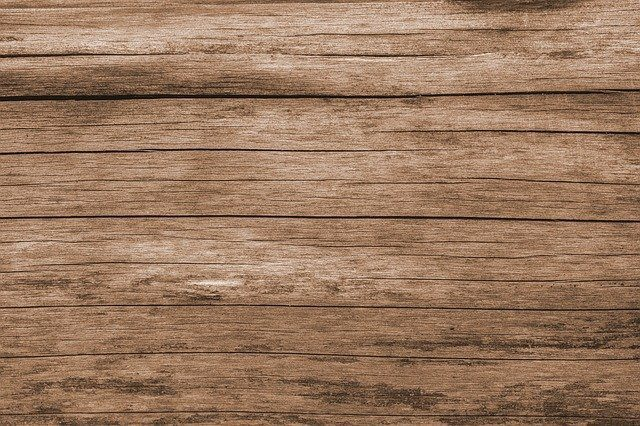
#> input picture HW2/Practical/Practical 1/test.jpg, 640 x 426 px
$ jupyter execute filter.ipynb   (older library calls are emulated)
#> lines starting #> are read from the running program, lines starting #| are printed output that depends on the picture; after the words box and inside, x2 and y2 are one past the last pixel; in counts of white or black regions, pixels touching at a corner belong together
[cell 1]
import cv2
import numpy as np

Read the test image

Define the identity kernel, using a 3×3 NumPy array

Use the filter2D() function in OpenCV to perform the linear filtering operation

Display the original and filtered images, using imshow()

Save the filtered image to disk, using imwrite()

[cell 2]
image = cv2.imread("test.jpg")
#> image is the input picture: shape (426, 640, 3); mean B, G, R 95, 120.4, 154.1
"""
Apply identity kernel
"""
kernel1 = np.array([[0, 0, 0],
                    [0, 1, 0],
                    [0, 0, 0]])
# filter2D() function can be used to apply kernel to an image.
# Where ddepth is the desired depth of final image. ddepth is -1 if...
# ... depth is same as original or source image.
identity = cv2.filter2D(image, -1, kernel1)

# We should get the same image
cv2.imshow('Original', image)
cv2.imshow('Identity', identity)

cv2.waitKey()
cv2.imwrite('identity.jpg', identity)
cv2.destroyAllWindows()

Next, we will demonstrate how to blur an image. Here too, we will define a custom kernel, and use the filter2D() function in OpenCV to apply the filtering operation on the source image.

Begin by defining a 5×5 kernel, consisting of only ones. Note that we also divide the kernel by 25. Why is that? Well, before you apply any convolution to an image, using a 2D-convolution matrix, you need to ensure that all the values are normalized. This is done by dividing each element of the kernel, by the number of elements in the kernel, which in this case is 25. This ensures all values stay within the range of [0,1].

Now use the filter2D() function to filter the image. As you can see, filter2D() can be used to convolve an image, with any user-defined kernel.

[cell 3]
"""
Apply blurring kernel
"""
kernel2 = np.ones((5, 5)) / 25
img = cv2.filter2D(image, -1, kernel2)

cv2.imshow('Original', image)
cv2.imshow('Kernel Blur', img)

cv2.waitKey()
cv2.imwrite('blur_kernel.jpg', img)
cv2.destroyAllWindows()

We will now apply a Gaussian blur to an image, using OpenCV. This technique uses a Gaussian filter, which performs a weighted average, as opposed to the uniform average described in the first example. In this case, the Gaussian blur weights pixel values, based on their distance from the center of the kernel. Pixels further from the center have less influence on the weighted average. The following code convolves an image, using the GaussianBlur() function in OpenCV.

GaussianBlur(src, ksize, sigmaX[, dst[, sigmaY[, borderType]]])

The GaussianBlur() function requires four input arguments:

The first argument, src, specifies the source image that you want to filter.
The second argument is ksize, which defines the size of the Gaussian kernel. Here, we are using a 5×5 kernel.
The final two arguments are sigmaX and sigmaY, which are both set to 0. These are the Gaussian kernel standard deviations, in the X (horizontal) and Y (vertical) direction. The default setting of sigmaY is zero. If you simply  set sigmaX to zero, then the standard deviations are computed from the kernel size (width and height respectively). You can also explicitly set the size of each argument to positive values greater than zero.

[cell 4]
"""
Apply Gaussian blur
"""
# sigmaX is Gaussian Kernel standard deviation
# ksize is kernel size
gaussian_blur = cv2.GaussianBlur(image, (5, 5), 0)


cv2.imshow('Original', image)
cv2.imshow('Gaussian Blurred', gaussian_blur)

cv2.waitKey()
cv2.imwrite('gaussian_blur.jpg', gaussian_blur)
cv2.destroyAllWindows()

We can also apply median blurring, using the medianBlur() function in OpenCV. In median blurring, each pixel in the source image is replaced by the median value of the image pixels in the kernel area.

medianBlur(src, ksize)

This function has just two required arguments:

The first is the source image.
The second is the kernel size, which must be an odd, positive integer.

[cell 5]
"""
Apply Median blur
"""
# medianBlur() is used to apply Median blur to image
# ksize is the kernel size
median = cv2.medianBlur(image, 5)

cv2.imshow('Original', image)
cv2.imshow('Median Blurred', median)

cv2.waitKey()
cv2.imwrite('median_blur.jpg', median)
cv2.destroyAllWindows()

You can also sharpen an image with a 2D-convolution kernel. First define a custom 2D kernel, and then use the filter2D() function to apply the convolution operation to the image.

In the code below, the 3×3 kernel defines a sharpening kernel. Check out this resource to learn more about commonly used kernels.

[cell 6]
"""
Apply sharpening using kernel
"""
kernel3 = np.array([[0, -1, 0],
                    [-1, 5, -1],
                    [0, -1, 0]])
sharp_img = cv2.filter2D(image, -1, kernel3)
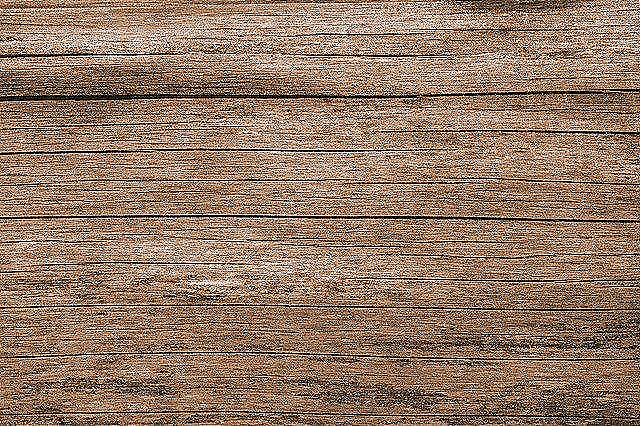
#> sharp_img: shape (426, 640, 3); mean B, G, R 104.8, 123.5, 148.1

cv2.imshow('Original', image)
cv2.imshow('Sharpened', sharp_img)

cv2.waitKey()
cv2.imwrite('sharp_image.jpg', sharp_img)
cv2.destroyAllWindows()

While blurring can be an effective way to reduce noise in an image, it is often not desirable to blur the entire image, as important details and sharp edges may be lost. In such cases, bilateral filtering can make your life easier.

This technique applies the filter selectively to blur similar intensity pixels in a neighborhood. Sharp edges are preserved, wherever possible.
It lets you control not only the spatial size of the filter, but also the degree to which the neighboring pixels are included in the filtered output. This is done, based on variation in their color intensity, and also distance from the filtered pixel.
Bilateral filtering essentially applies a 2D Gaussian (weighted) blur to the image, while also considering the variation in intensities of neighboring pixels to minimize the blurring near edges (which we wish to preserve). What this means is that the shape of the kernel actually depends on the local image content, at every pixel location.

Here’s a concrete example. Assume, you are filtering a region in an image, near an edge. A simple Gaussian blur filter would blur the edge because it lies near the filtered region (close to the center of the Gaussian filter).  But the bilateral filter can sense the edge, because it also considers differences in pixel intensities. So, it will compute a much lower weight for the pixels straddling the edge, thereby reducing their influence on the filtered region. Regions of more uniform intensity are blurred heavier, as they are not associated with strong edges.

Thankfully, OpenCV provides the bilateralFilter() function to filter images.

bilateralFilter(src, d, sigmaColor, sigmaSpace)

This function has four required arguments:

The first argument of the function is the source image.
The next argument d, defines the diameter of the pixel neighborhood used for filtering.
The next two arguments, sigmaColor and sigmaSpace define the standard deviation of the (1D) color-intensity distribution and (2D) spatial distribution respectively.
The sigmaSpace parameter defines the spatial extent of the kernel, in both the x and y directions (just like the Gaussian blur filter previously described).
The sigmaColor parameter defines the one-dimensional Gaussian distribution, which specifies the degree to which differences in pixel intensity can be tolerated.
The final (weighted) value for a pixel in the filtered image is a product of its spatial and intensity weight. Thus,

pixels that are similar and near the filtered pixel will have influence
pixels that are far away from the filtered pixel will have little influence (due to the spatial Gaussian)
pixels that have dissimilar intensities will have little influence (due to the color-intensity Gaussian), even if they are close to the center of the kernel.

[cell 7]
"""
Apply Bilateral Filtering
"""
# Using the function bilateralFilter() where d is diameter of each...
# ...pixel neighborhood that is used during filtering.
# sigmaColor is used to filter sigma in the color space.
# sigmaSpace is used to filter sigma in the coordinate space.
bilateral_filter = cv2.bilateralFilter(image, 10, 65, 65)

cv2.imshow('Original', image)
cv2.imshow('Bilateral Filtering', bilateral_filter)

cv2.waitKey()
cv2.imwrite('bilateral_filtering.jpg', bilateral_filter)
cv2.destroyAllWindows()

How are Edges Detected?
Sudden changes in pixel intensity characterize edges. We need to look for such changes in the neighboring pixels to detect edges. Let’s explore using two important edge-detection algorithms available in OpenCV: Sobel Edge Detection and Canny Edge Detection. We will discuss the theory as well as demonstrate the use of each in OpenCV.

[cell 8]
import cv2

# Read the original image (test2.jpg) # This tiger image will be used for all the examples here.
img = cv2.imread("test2.jpg")
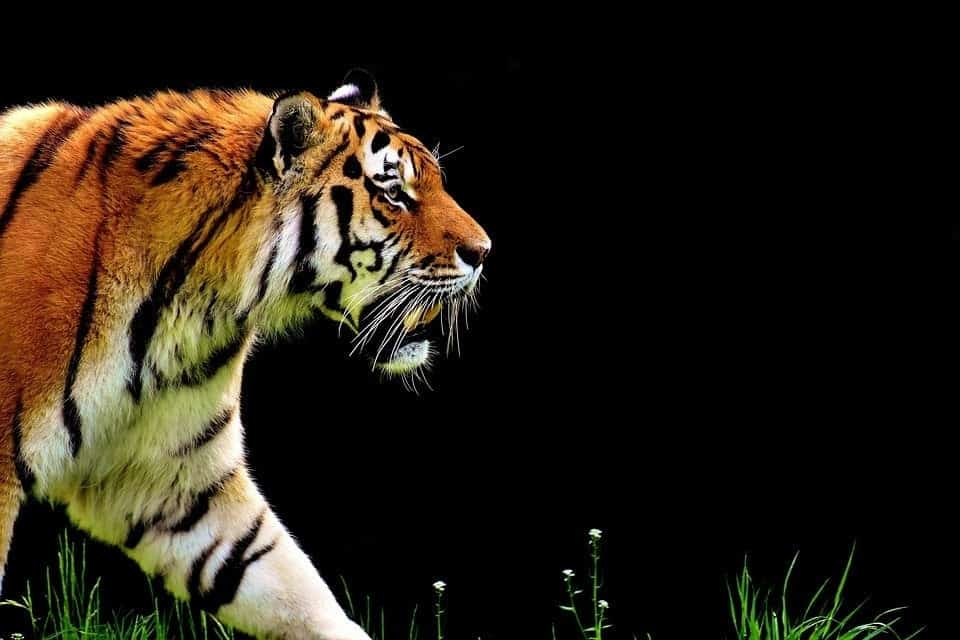
#> input picture HW2/Practical/Practical 1/test2.jpg, 960 x 640 px
#> img is the input picture: shape (640, 960, 3); mean B, G, R 21.1, 32.3, 39.7
# Display original image
cv2.imshow('Original', img)
cv2.waitKey(0)

# Convert to graycsale
img_gray = cv2.cvtColor(img, cv2.COLOR_BGR2GRAY)
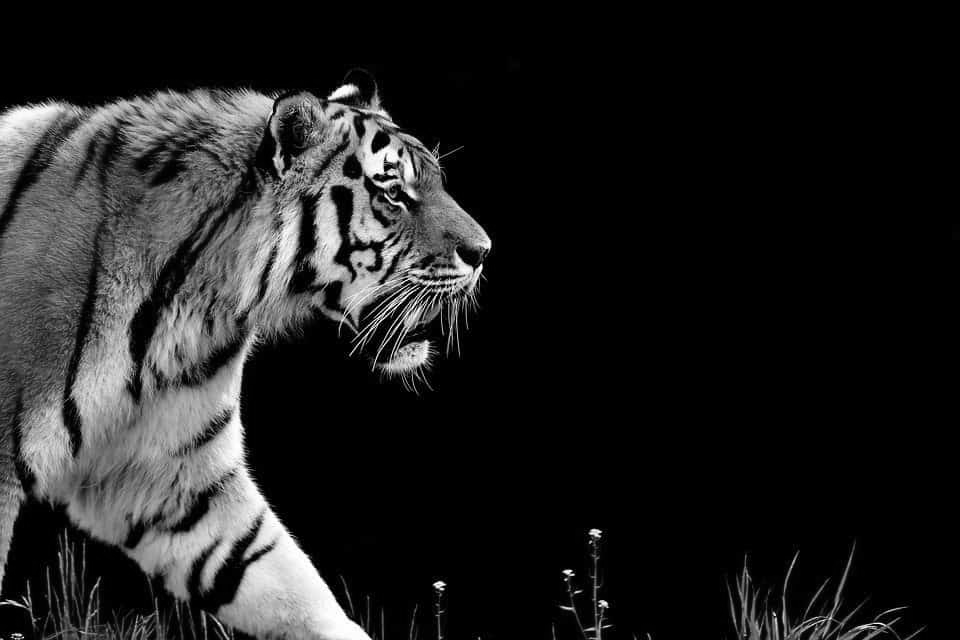
#> img_gray: shape (640, 960); min 0, max 255, mean 33.2
# Blur the image for better edge detection
img_blur = cv2.GaussianBlur(img_gray, (3, 3), 0)

# Sobel Edge Detection
sobelx = cv2.Sobel(img_blur, cv2.CV_64F, 1, 0, ksize=3)
sobely = cv2.Sobel(img_blur, cv2.CV_64F, 0, 1, ksize=3)
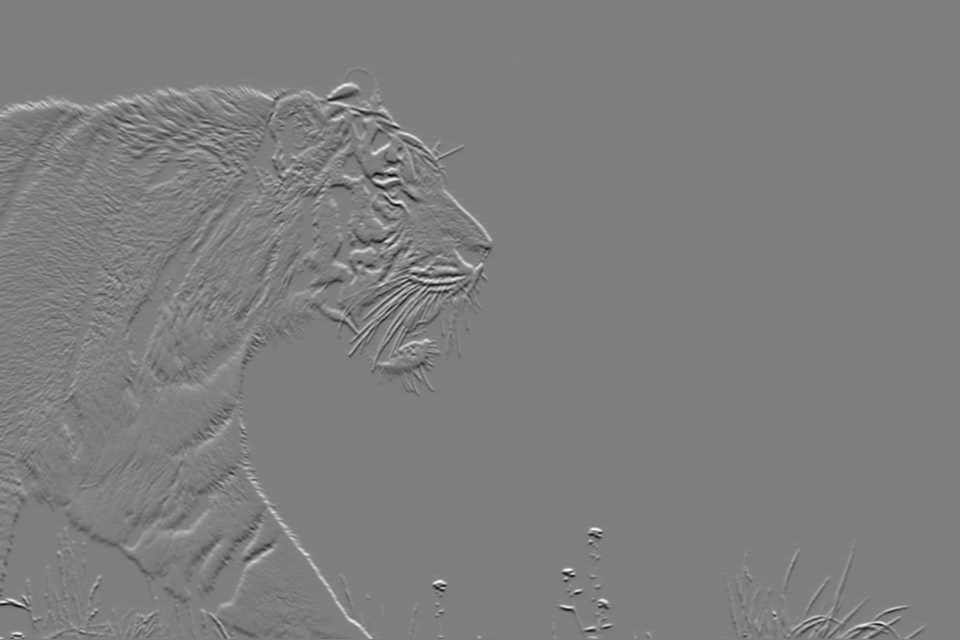
#> sobely: shape (640, 960) float64; min -681, max 687, mean 0.5; drawn with min black and max white
sobelxy = cv2.magnitude(sobelx, sobely)
# Display Sobel Edge Detection Images
cv2.imshow('Sobel X', sobelx)
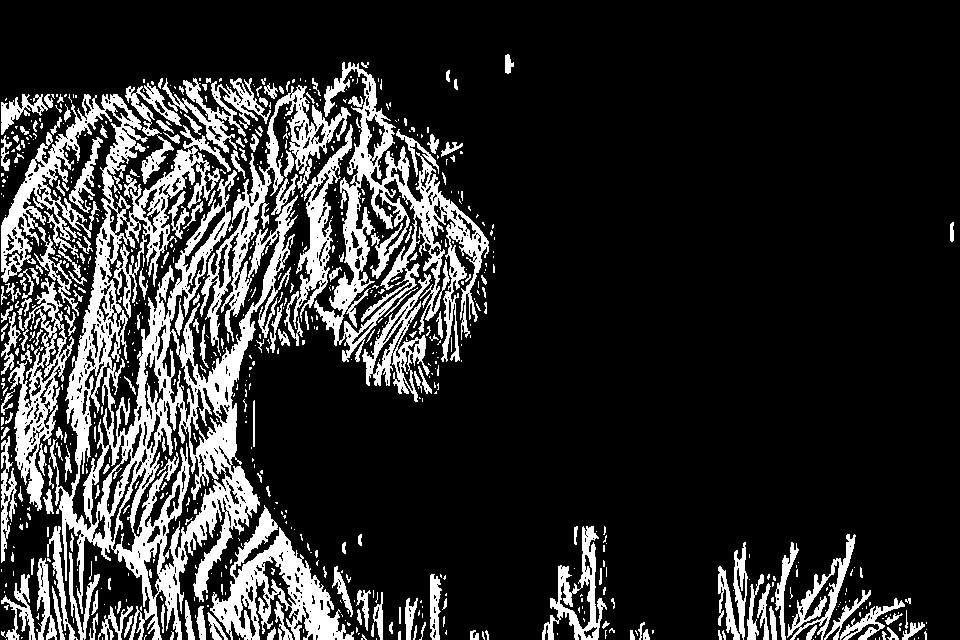
#> window 'Sobel X': shape (640, 960); 18.4% white; 761 white regions (549 under 20 px), largest, box (x1, y1, x2, y2) and area: (1, 85, 351, 640) 48819, (314, 62, 489, 362) 13705, (210, 505, 354, 640) 6836
cv2.waitKey(0)
cv2.imshow('Sobel Y', sobely)
cv2.waitKey(0)
cv2.imshow('Sobel X Y using Sobel() function', sobelxy)
cv2.waitKey(0)

# Canny Edge Detection
edges = cv2.Canny(img_gray, 100, 200) # Canny Edge Detection
#> edges: shape (640, 960); 7.3% white in thin lines or dots, all inside (x1, y1, x2, y2) = (0, 79, 927, 640)
# Display Canny Edge Detection Image
cv2.imshow('Canny Edge Detection', edges)
cv2.waitKey(0)

cv2.destroyAllWindows()

After reading the image, we also blur it, using the GaussianBlur() function. This is done to reduce the noise in the image. In edge detection, numerical derivatives of the pixel intensities have to be computed, and this typically results in ‘noisy’ edges. In other words, the intensity of neighboring pixels in an image (especially near edges) can fluctuate quite a bit, giving rise to edges that don’t represent the predominant edge structure we are looking for.

Blurring smoothens the intensity variation near the edges, making it easier to identify the predominant edge structure within the image. You can refer to the OpenCV documentation for more details on the GaussianBlur() function. We supply the size of the convolution kernel (in this case, 1 3×3 kernel), which specifies the degree of blurring.

[cell 9]
# Read the original image
img = cv2.imread("test2.jpg")
# Blur the image for better edge detection
img_blur = cv2.cvtColor(cv2.GaussianBlur(img, (3, 3), 0), cv2.COLOR_BGR2GRAY)

[cell 10]
# Sobel Edge Detection
sobelx = cv2.Sobel(img_blur, cv2.CV_64F, 1, 0, ksize=3)
sobely = cv2.Sobel(img_blur, cv2.CV_64F, 0, 1, ksize=3)
sobelxy = cv2.magnitude(sobelx, sobely)

# Display Sobel Edge Detection Images
cv2.imshow('Sobel X', cv2.convertScaleAbs(sobelx))#############add
cv2.waitKey(0)

cv2.imshow('Sobel Y', cv2.convertScaleAbs(sobely))#################add
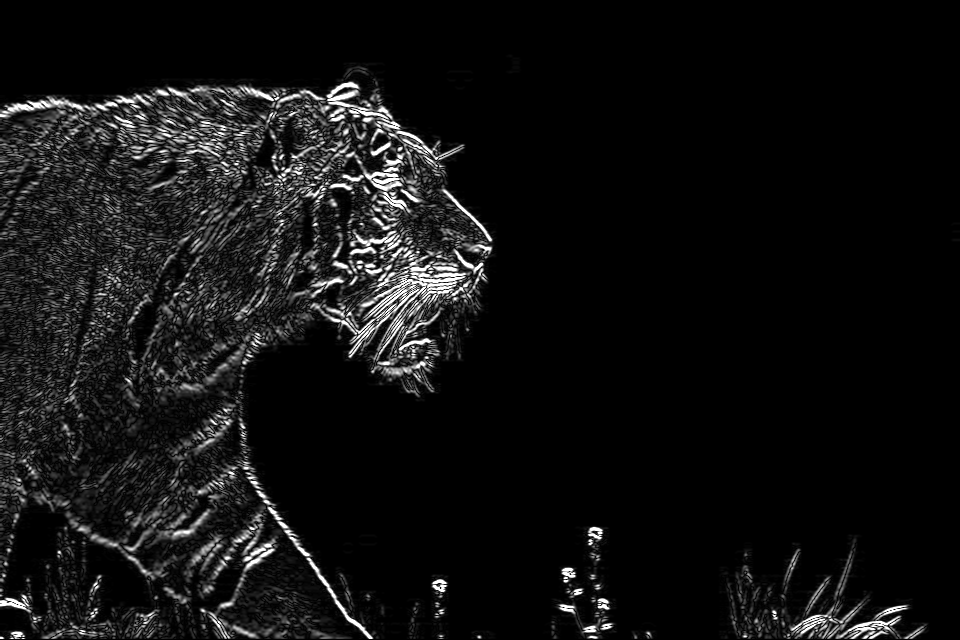
#> window 'Sobel Y': shape (640, 960); min 0, max 255, mean 17.9
cv2.waitKey(0)

cv2.imshow('Sobel X Y using Sobel() function', cv2.convertScaleAbs(sobelxy))######
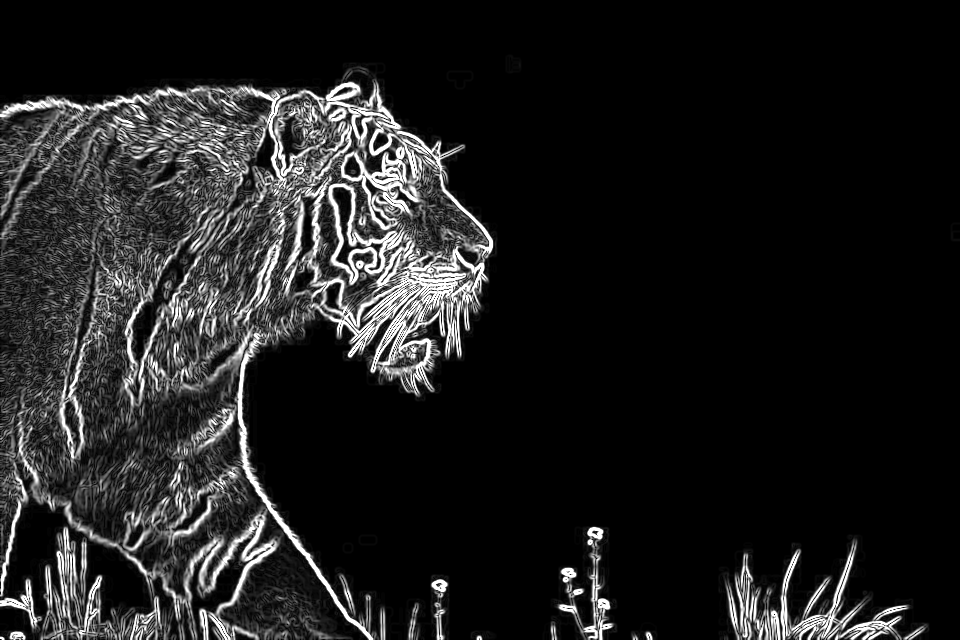
#> window 'Sobel X Y using Sobel() functi': shape (640, 960); min 0, max 255, mean 30.8
cv2.waitKey(0)

cv2.destroyAllWindows()##########################################

[cell 11]
# Canny Edge Detection
edges = cv2.Canny(img_blur, 100, 200)
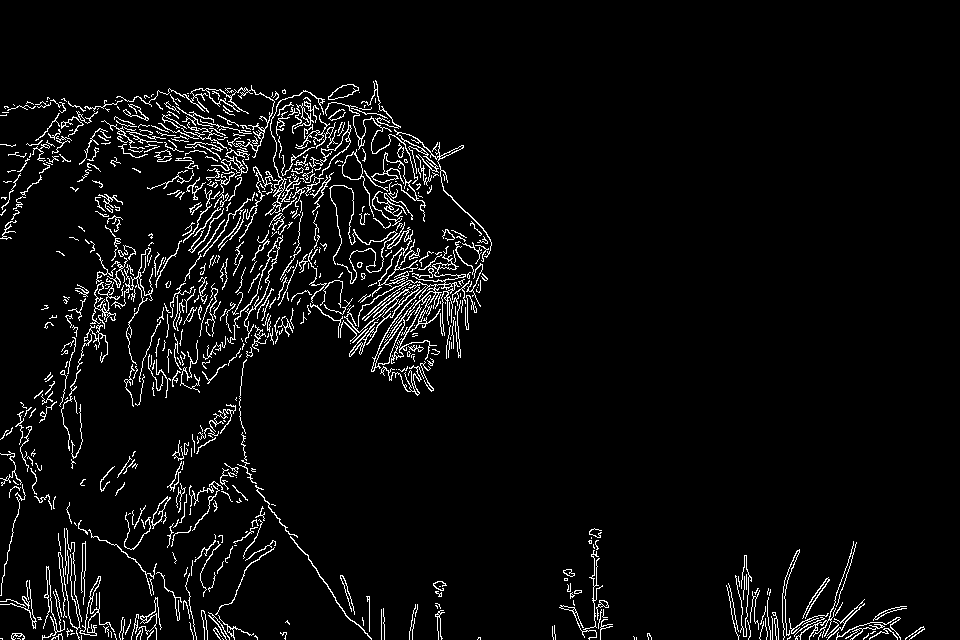
#> edges: shape (640, 960); 4.8% white in thin lines or dots, all inside (x1, y1, x2, y2) = (0, 80, 925, 640)

# Display Canny Edge Detection Image
cv2.imshow('Canny Edge Detection', edges)
cv2.waitKey(0)

cv2.destroyAllWindows()##########################################
